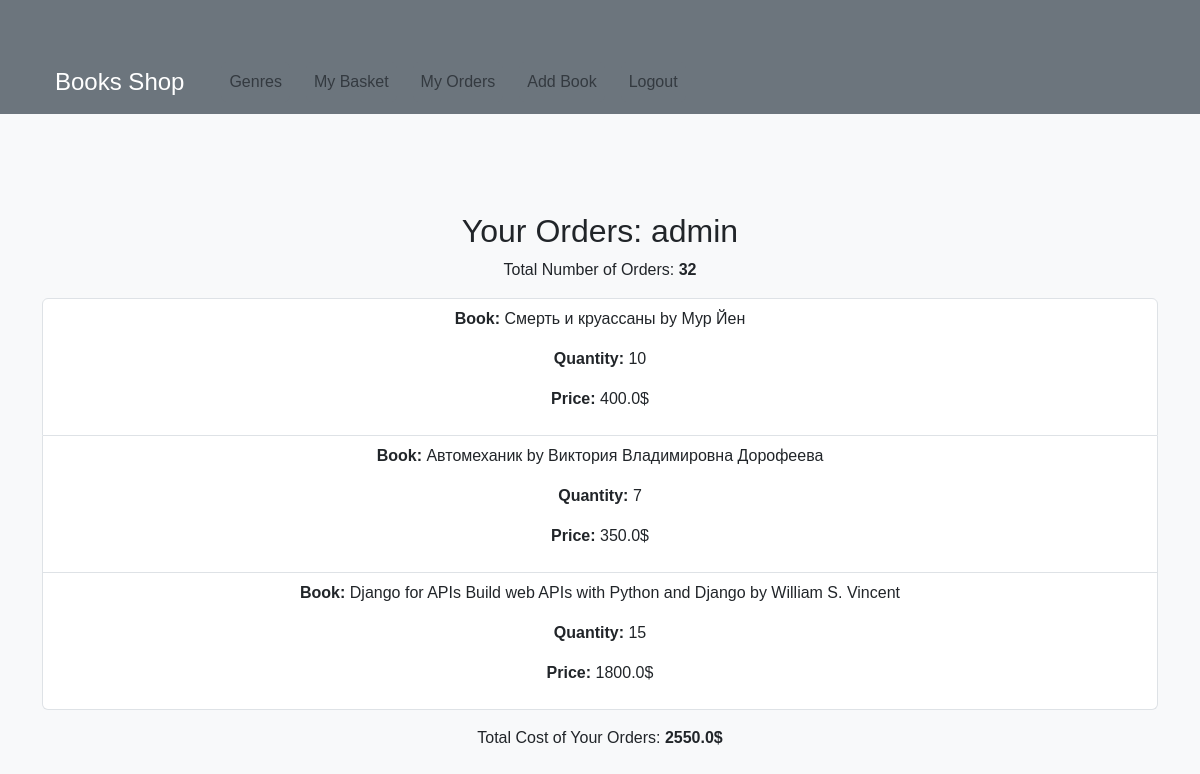
The page /orders/ (signed in) on the database as committed earlier.
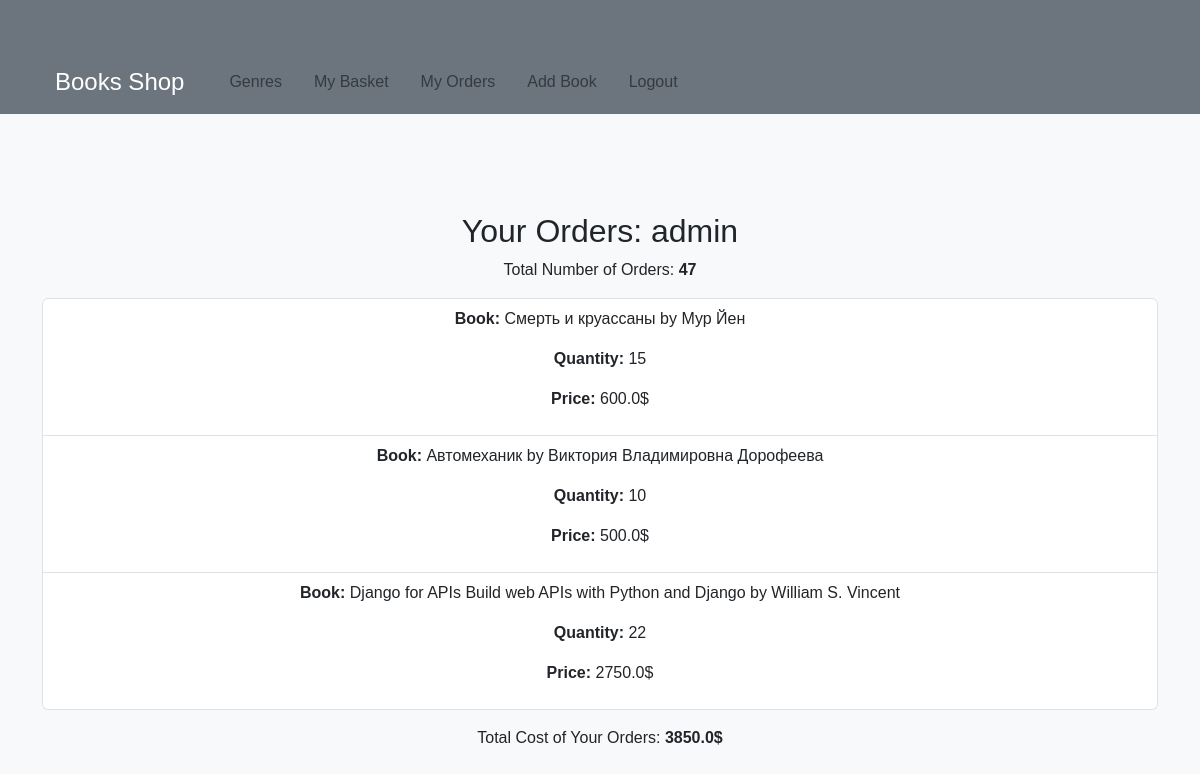
The same page on the database as committed later.
### products/models.py (models this page shows, shortened)
class Orders(models.Model):
    user = models.ForeignKey(User, on_delete=models.CASCADE, null=True, blank=True)
    product = models.ForeignKey(Products, on_delete=models.CASCADE)
    quantity = models.PositiveIntegerField(default=0)
    data_created = models.DateTimeField(auto_now_add=True)
    objects = OrdersQuerySet.as_manager()
    def sum(self):
        return self.quantity * self.product.price

class Products(models.Model):
    user = models.ForeignKey(User, on_delete=models.CASCADE)
    name = models.CharField(max_length=255)
    author = models.CharField(max_length=255, blank=True, null=True)
    description = models.TextField()
    price = models.FloatField()
    categories = models.ForeignKey(Categories, on_delete=models.CASCADE, related_name='books')
    stock = models.IntegerField()
    data_created = models.DateTimeField(auto_now_add=True)
    class Meta:
        verbose_name_plural = "Books"
        verbose_name = "Book"

### products/views.py (the view)
# urls.py: path('orders/', orders_detail, name='orders'),
def orders_detail(request):
    orders = Orders.objects.filter(user=request.user)
    return render(request, 'products/orders_detail.html', {'orders': orders})

### products/models.py (called while the page is built)
    def total_sum(self):
        return sum(order.sum() for order in self)

    def total_quantity(self):
        return sum(order.quantity for order in self)

### products/templates/products/orders_detail.html (shortened to what this page needs)
{% extends 'products/base.html' %}
{% block content %}
    <div class="container mt-5">
        {% if orders %}
            <h2>Your Orders: {{ user }}</h2>
            <p>Total Number of Orders: <b>{{ orders.total_quantity }}</b></p>
            <ul class="list-group mt-3">
                {% for order in orders %}
                    <li class="list-group-item">
                        <p><b>Book:</b> {{ order.product.name }} by {{ order.product.author }}</p>
                        <p><b>Quantity:</b> {{ order.quantity }}</p>
                        <p><b>Price:</b> {{ order.sum }}$</p>
                    </li>
                {% endfor %}
            </ul>
            <p class="mt-3">Total Cost of Your Orders: <b>{{ orders.total_sum }}$</b></p><br><br><br>
        {% else %}
            <h2>Sorry, You Haven't Placed an Order Yet</h2>
        {% endif %}
    </div><br><br><br>
{% endblock %}

### products/templates/products/base.html (shortened to what this page needs)
<!DOCTYPE html>
<html lang="en">
<head>
    <link rel="stylesheet" href="https://cdn.jsdelivr.net/npm/bootstrap@5.3.0/dist/css/bootstrap.min.css">
</head>
<body>
    <nav class="navbar navbar-expand-lg">
        <div class="container">
            <a class="btn navbar-brand" href="{% url 'home' %}">Books Shop</a>
            <div class="collapse navbar-collapse" id="navbarNav">
                <ul class="navbar-nav ml-auto">
                    <li class="nav-item">
                        <a class="nav-link btn btn-primary mx-2" href="{% url 'categories' %}">Genres</a>
                    </li>
                    <li class="nav-item d-flex align-items-center">
                        {% if user.is_authenticated %}
                            <a class="nav-link btn btn-primary mx-2" href="{% url 'basket' %}">My Basket</a>
                            <a class="nav-link btn btn-primary mx-2" href="{% url 'orders' %}">My Orders</a>
                            <a class="nav-link btn btn-primary mx-2" href="{% url 'create_product' %}">Add Book</a>
                            <a class="nav-link btn btn-primary mx-2" href="{% url 'logout' %}">Logout</a>
                        {% else %}
                            <a class="nav-link mx-2" href="{% url 'login' %}">Login</a>
                            <a class="nav-link mx-2" href="{% url 'register' %}">Signup</a>
                        {% endif %}
                    </li>
                </ul>
            </div>
        </div>
    </nav>
    <div class="container">
        <div class="row">
            {% block content %}{% endblock %}
        </div>
    </div>
</body>
</html>

### products/templates/products/base.html (style rules this page uses)
body { background-color: #f8f9fa; font-family: 'Poppins', sans-serif; }
.navbar { background-color: #6c757d; }
.navbar-brand { color: #fff; font-size: 24px; }
.navbar-nav .nav-link { color: #343a40; font-weight: 500; transition: color 0.3s; }
.container { margin-top: 50px; text-align: center; }
.btn-primary { background-color: #6c757d; border: none; transition: background-color 0.3s; }

Rows that differ between the two databases and show on the page:
changed Orders "Смерть и круассаны": total_quantity "32" → "47"; quantity "10" → "15"; sum "400.0" → "600.0"; total_sum "2550.0" → "3850.0"
changed Orders "Автомеханик": quantity "7" → "10"; sum "350.0" → "500.0"
changed Orders "Django for APIs Build web APIs with Python and Django": quantity "15" → "22"; sum "1800.0" → "2750.0"
